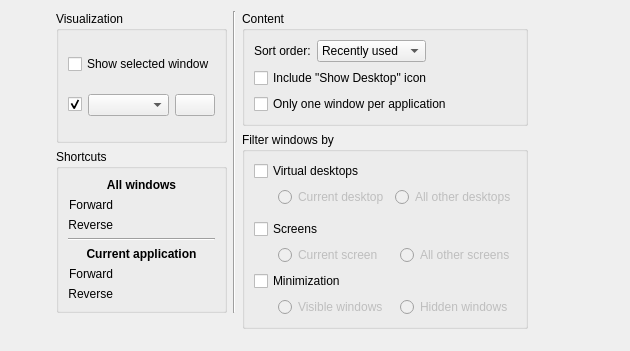
<?xml version="1.0" encoding="UTF-8"?>
<ui version="4.0">
 <class>KWinTabBoxConfigForm</class>
 <widget class="QWidget" name="KWinTabBoxConfigForm">
  <property name="geometry">
   <rect>
    <x>0</x>
    <y>0</y>
    <width>630</width>
    <height>351</height>
   </rect>
  </property>
  <layout class="QHBoxLayout" name="horizontalLayout_2" stretch="1,1,2">
   <item>
    <spacer name="horizontalSpacer_2">
     <property name="orientation">
      <enum>Qt::Horizontal</enum>
     </property>
     <property name="sizeHint" stdset="0">
      <size>
       <width>40</width>
       <height>20</height>
      </size>
     </property>
    </spacer>
   </item>
   <item>
    <layout class="QGridLayout" name="gridLayout_5">
     <item row="0" column="2">
      <widget class="QGroupBox" name="groupBox_3">
       <property name="title">
        <string>Content</string>
       </property>
       <property name="flat">
        <bool>true</bool>
       </property>
       <layout class="QGridLayout" name="gridLayout_2">
        <item row="1" column="0" rowspan="2" colspan="3">
         <widget class="QCheckBox" name="showDesktop">
          <property name="text">
           <string>Include &quot;Show Desktop&quot; icon</string>
          </property>
         </widget>
        </item>
        <item row="0" column="1">
         <widget class="KComboBox" name="switchingModeCombo">
          <property name="sizePolicy">
           <sizepolicy hsizetype="MinimumExpanding" vsizetype="Fixed">
            <horstretch>0</horstretch>
            <verstretch>0</verstretch>
           </sizepolicy>
          </property>
          <item>
           <property name="text">
            <string>Recently used</string>
           </property>
          </item>
          <item>
           <property name="text">
            <string>Stacking order</string>
           </property>
          </item>
         </widget>
        </item>
        <item row="3" column="0" colspan="3">
         <widget class="QCheckBox" name="oneAppWindow">
          <property name="text">
           <string>Only one window per application</string>
          </property>
          <property name="checked">
           <bool>false</bool>
          </property>
         </widget>
        </item>
        <item row="0" column="0">
         <widget class="QLabel" name="label_8">
          <property name="text">
           <string>Sort order:</string>
          </property>
          <property name="buddy">
           <cstring>switchingModeCombo</cstring>
          </property>
         </widget>
        </item>
        <item row="0" column="2">
         <spacer name="horizontalSpacer_4">
          <property name="orientation">
           <enum>Qt::Horizontal</enum>
          </property>
          <property name="sizeHint" stdset="0">
           <size>
            <width>40</width>
            <height>20</height>
           </size>
          </property>
         </spacer>
        </item>
       </layout>
      </widget>
     </item>
     <item row="1" column="2" rowspan="3">
      <widget class="QGroupBox" name="groupBox">
       <property name="title">
        <string>Filter windows by</string>
       </property>
       <property name="flat">
        <bool>true</bool>
       </property>
       <layout class="QVBoxLayout" name="verticalLayout">
        <item>
         <widget class="QCheckBox" name="filterDesktops">
          <property name="text">
           <string>Virtual desktops</string>
          </property>
          <property name="checked">
           <bool>false</bool>
          </property>
         </widget>
        </item>
        <item>
         <widget class="QWidget" name="desktopFilter" native="true">
          <property name="enabled">
           <bool>false</bool>
          </property>
          <layout class="QHBoxLayout" name="horizontalLayout_3">
           <property name="margin">
            <number>0</number>
           </property>
           <item>
            <spacer name="horizontalSpacer_6">
             <property name="orientation">
              <enum>Qt::Horizontal</enum>
             </property>
             <property name="sizeType">
              <enum>QSizePolicy::Fixed</enum>
             </property>
             <property name="sizeHint" stdset="0">
              <size>
               <width>24</width>
               <height>20</height>
              </size>
             </property>
            </spacer>
           </item>
           <item>
            <widget class="QRadioButton" name="currentDesktop">
             <property name="text">
              <string>Current desktop</string>
             </property>
            </widget>
           </item>
           <item>
            <widget class="QRadioButton" name="otherDesktops">
             <property name="text">
              <string>All other desktops</string>
             </property>
            </widget>
           </item>
          </layout>
         </widget>
        </item>
        <item>
         <widget class="QWidget" name="activityFilter" native="true">
          <property name="enabled">
           <bool>false</bool>
          </property>
          <layout class="QHBoxLayout" name="horizontalLayout_4">
           <property name="margin">
            <number>0</number>
           </property>
          </layout>
         </widget>
        </item>
        <item>
         <widget class="QCheckBox" name="filterScreens">
          <property name="text">
           <string>Screens</string>
          </property>
          <property name="checked">
           <bool>false</bool>
          </property>
         </widget>
        </item>
        <item>
         <widget class="QWidget" name="screenFilter" native="true">
          <property name="enabled">
           <bool>false</bool>
          </property>
          <layout class="QHBoxLayout" name="horizontalLayout_7">
           <property name="margin">
            <number>0</number>
           </property>
           <item>
            <spacer name="horizontalSpacer_8">
             <property name="orientation">
              <enum>Qt::Horizontal</enum>
             </property>
             <property name="sizeType">
              <enum>QSizePolicy::Fixed</enum>
             </property>
             <property name="sizeHint" stdset="0">
              <size>
               <width>24</width>
               <height>20</height>
              </size>
             </property>
            </spacer>
           </item>
           <item>
            <widget class="QRadioButton" name="currentScreen">
             <property name="text">
              <string>Current screen</string>
             </property>
            </widget>
           </item>
           <item>
            <widget class="QRadioButton" name="otherScreens">
             <property name="text">
              <string>All other screens</string>
             </property>
            </widget>
           </item>
          </layout>
         </widget>
        </item>
        <item>
         <widget class="QCheckBox" name="filterMinimization">
          <property name="text">
           <string>Minimization</string>
          </property>
          <property name="checked">
           <bool>false</bool>
          </property>
         </widget>
        </item>
        <item>
         <widget class="QWidget" name="minimizationFilter" native="true">
          <property name="enabled">
           <bool>false</bool>
          </property>
          <layout class="QHBoxLayout" name="horizontalLayout_6">
           <property name="margin">
            <number>0</number>
           </property>
           <item>
            <spacer name="horizontalSpacer_9">
             <property name="orientation">
              <enum>Qt::Horizontal</enum>
             </property>
             <property name="sizeType">
              <enum>QSizePolicy::Fixed</enum>
             </property>
             <property name="sizeHint" stdset="0">
              <size>
               <width>24</width>
               <height>20</height>
              </size>
             </property>
            </spacer>
           </item>
           <item>
            <widget class="QRadioButton" name="visibleWindows">
             <property name="text">
              <string>Visible windows</string>
             </property>
            </widget>
           </item>
           <item>
            <widget class="QRadioButton" name="hiddenWindows">
             <property name="text">
              <string>Hidden windows</string>
             </property>
            </widget>
           </item>
          </layout>
         </widget>
        </item>
       </layout>
      </widget>
     </item>
     <item row="3" column="0" rowspan="2">
      <spacer name="verticalSpacer">
       <property name="orientation">
        <enum>Qt::Vertical</enum>
       </property>
       <property name="sizeHint" stdset="0">
        <size>
         <width>20</width>
         <height>40</height>
        </size>
       </property>
      </spacer>
     </item>
     <item row="4" column="2">
      <spacer name="verticalSpacer_2">
       <property name="orientation">
        <enum>Qt::Vertical</enum>
       </property>
       <property name="sizeHint" stdset="0">
        <size>
         <width>20</width>
         <height>40</height>
        </size>
       </property>
      </spacer>
     </item>
     <item row="2" column="0">
      <widget class="QGroupBox" name="groupBox_4">
       <property name="title">
        <string>Shortcuts</string>
       </property>
       <property name="flat">
        <bool>true</bool>
       </property>
       <layout class="QGridLayout" name="gridLayout_4">
        <item row="1" column="0">
         <widget class="QLabel" name="label_3">
          <property name="text">
           <string>Forward</string>
          </property>
          <property name="alignment">
           <set>Qt::AlignRight|Qt::AlignTrailing|Qt::AlignVCenter</set>
          </property>
         </widget>
        </item>
        <item row="3" column="0" colspan="4">
         <widget class="Line" name="line">
          <property name="orientation">
           <enum>Qt::Horizontal</enum>
          </property>
         </widget>
        </item>
        <item row="0" column="0" colspan="4">
         <widget class="QLabel" name="label">
          <property name="font">
           <font>
            <weight>75</weight>
            <bold>true</bold>
           </font>
          </property>
          <property name="text">
           <string>All windows</string>
          </property>
          <property name="alignment">
           <set>Qt::AlignCenter</set>
          </property>
         </widget>
        </item>
        <item row="2" column="0">
         <widget class="QLabel" name="label_4">
          <property name="text">
           <string>Reverse</string>
          </property>
          <property name="alignment">
           <set>Qt::AlignRight|Qt::AlignTrailing|Qt::AlignVCenter</set>
          </property>
         </widget>
        </item>
        <item row="5" column="0">
         <widget class="QLabel" name="label_5">
          <property name="text">
           <string>Forward</string>
          </property>
          <property name="alignment">
           <set>Qt::AlignRight|Qt::AlignTrailing|Qt::AlignVCenter</set>
          </property>
         </widget>
        </item>
        <item row="6" column="0">
         <widget class="QLabel" name="label_6">
          <property name="text">
           <string>Reverse</string>
          </property>
          <property name="alignment">
           <set>Qt::AlignRight|Qt::AlignTrailing|Qt::AlignVCenter</set>
          </property>
         </widget>
        </item>
        <item row="6" column="1" colspan="3">
         <widget class="KKeySequenceWidget" name="scCurrentReverse">
          <property name="checkForConflictsAgainst">
           <set>KKeySequenceWidget::GlobalShortcuts</set>
          </property>
         </widget>
        </item>
        <item row="5" column="1" colspan="3">
         <widget class="KKeySequenceWidget" name="scCurrent">
          <property name="checkForConflictsAgainst">
           <set>KKeySequenceWidget::GlobalShortcuts</set>
          </property>
         </widget>
        </item>
        <item row="4" column="0" colspan="4">
         <widget class="QLabel" name="label_2">
          <property name="font">
           <font>
            <weight>75</weight>
            <bold>true</bold>
           </font>
          </property>
          <property name="text">
           <string>Current application</string>
          </property>
          <property name="alignment">
           <set>Qt::AlignCenter</set>
          </property>
         </widget>
        </item>
        <item row="2" column="1" colspan="3">
         <widget class="KKeySequenceWidget" name="scAllReverse">
          <property name="checkForConflictsAgainst">
           <set>KKeySequenceWidget::GlobalShortcuts</set>
          </property>
         </widget>
        </item>
        <item row="1" column="1" colspan="3">
         <widget class="KKeySequenceWidget" name="scAll">
          <property name="checkForConflictsAgainst">
           <set>KKeySequenceWidget::GlobalShortcuts</set>
          </property>
         </widget>
        </item>
       </layout>
      </widget>
     </item>
     <item row="0" column="0" rowspan="2">
      <widget class="QGroupBox" name="groupBox_2">
       <property name="title">
        <string>Visualization</string>
       </property>
       <property name="flat">
        <bool>true</bool>
       </property>
       <layout class="QGridLayout" name="gridLayout_3">
        <item row="1" column="1">
         <widget class="QWidget" name="widget_6" native="true">
          <layout class="QHBoxLayout" name="horizontalLayout">
           <property name="margin">
            <number>0</number>
           </property>
           <item>
            <widget class="KComboBox" name="effectCombo">
             <property name="sizePolicy">
              <sizepolicy hsizetype="MinimumExpanding" vsizetype="Fixed">
               <horstretch>0</horstretch>
               <verstretch>0</verstretch>
              </sizepolicy>
             </property>
             <property name="toolTip">
              <string>The effect to replace the list window when desktop effects are active.</string>
             </property>
            </widget>
           </item>
           <item>
            <widget class="KPushButton" name="effectConfigButton">
             <property name="sizePolicy">
              <sizepolicy hsizetype="Minimum" vsizetype="Fixed">
               <horstretch>0</horstretch>
               <verstretch>0</verstretch>
              </sizepolicy>
             </property>
            </widget>
           </item>
          </layout>
         </widget>
        </item>
        <item row="1" column="0">
         <widget class="QCheckBox" name="showTabBox">
          <property name="text">
           <string/>
          </property>
          <property name="checked">
           <bool>true</bool>
          </property>
         </widget>
        </item>
        <item row="0" column="0" colspan="2">
         <widget class="QCheckBox" name="highlightWindowCheck">
          <property name="toolTip">
           <string>The currently selected window will be highlighted by fading out all other windows. This option requires desktop effects to be active.</string>
          </property>
          <property name="text">
           <string>Show selected window</string>
          </property>
         </widget>
        </item>
        <item row="1" column="2">
         <spacer name="horizontalSpacer_5">
          <property name="orientation">
           <enum>Qt::Horizontal</enum>
          </property>
          <property name="sizeHint" stdset="0">
           <size>
            <width>40</width>
            <height>20</height>
           </size>
          </property>
         </spacer>
        </item>
       </layout>
      </widget>
     </item>
     <item row="0" column="1" rowspan="3">
      <widget class="Line" name="line_2">
       <property name="orientation">
        <enum>Qt::Vertical</enum>
       </property>
      </widget>
     </item>
    </layout>
   </item>
   <item>
    <spacer name="horizontalSpacer">
     <property name="orientation">
      <enum>Qt::Horizontal</enum>
     </property>
     <property name="sizeHint" stdset="0">
      <size>
       <width>40</width>
       <height>20</height>
      </size>
     </property>
    </spacer>
   </item>
  </layout>
 </widget>
 <customwidgets>
  <customwidget>
   <class>KKeySequenceWidget</class>
   <extends>QWidget</extends>
   <header>kkeysequencewidget.h</header>
  </customwidget>
  <customwidget>
   <class>KComboBox</class>
   <extends>QComboBox</extends>
   <header>kcombobox.h</header>
  </customwidget>
  <customwidget>
   <class>KPushButton</class>
   <extends>QPushButton</extends>
   <header>kpushbutton.h</header>
  </customwidget>
 </customwidgets>
 <tabstops>
  <tabstop>highlightWindowCheck</tabstop>
  <tabstop>showTabBox</tabstop>
  <tabstop>effectCombo</tabstop>
  <tabstop>effectConfigButton</tabstop>
  <tabstop>switchingModeCombo</tabstop>
  <tabstop>showDesktop</tabstop>
  <tabstop>oneAppWindow</tabstop>
  <tabstop>filterDesktops</tabstop>
  <tabstop>currentDesktop</tabstop>
  <tabstop>otherDesktops</tabstop>
  <tabstop>filterScreens</tabstop>
  <tabstop>currentScreen</tabstop>
  <tabstop>otherScreens</tabstop>
  <tabstop>filterMinimization</tabstop>
  <tabstop>visibleWindows</tabstop>
  <tabstop>hiddenWindows</tabstop>
 </tabstops>
 <resources/>
 <connections>
  <connection>
   <sender>filterDesktops</sender>
   <signal>toggled(bool)</signal>
   <receiver>desktopFilter</receiver>
   <slot>setEnabled(bool)</slot>
   <hints>
    <hint type="sourcelabel">
     <x>541</x>
     <y>172</y>
    </hint>
    <hint type="destinationlabel">
     <x>701</x>
     <y>197</y>
    </hint>
   </hints>
  </connection>
  <connection>
   <sender>filterScreens</sender>
   <signal>toggled(bool)</signal>
   <receiver>screenFilter</receiver>
   <slot>setEnabled(bool)</slot>
   <hints>
    <hint type="sourcelabel">
     <x>555</x>
     <y>272</y>
    </hint>
    <hint type="destinationlabel">
     <x>701</x>
     <y>297</y>
    </hint>
   </hints>
  </connection>
  <connection>
   <sender>filterMinimization</sender>
   <signal>toggled(bool)</signal>
   <receiver>minimizationFilter</receiver>
   <slot>setEnabled(bool)</slot>
   <hints>
    <hint type="sourcelabel">
     <x>558</x>
     <y>322</y>
    </hint>
    <hint type="destinationlabel">
     <x>701</x>
     <y>347</y>
    </hint>
   </hints>
  </connection>
  <connection>
   <sender>showTabBox</sender>
   <signal>toggled(bool)</signal>
   <receiver>widget_6</receiver>
   <slot>setEnabled(bool)</slot>
   <hints>
    <hint type="sourcelabel">
     <x>164</x>
     <y>125</y>
    </hint>
    <hint type="destinationlabel">
     <x>230</x>
     <y>108</y>
    </hint>
   </hints>
  </connection>
 </connections>
</ui>
